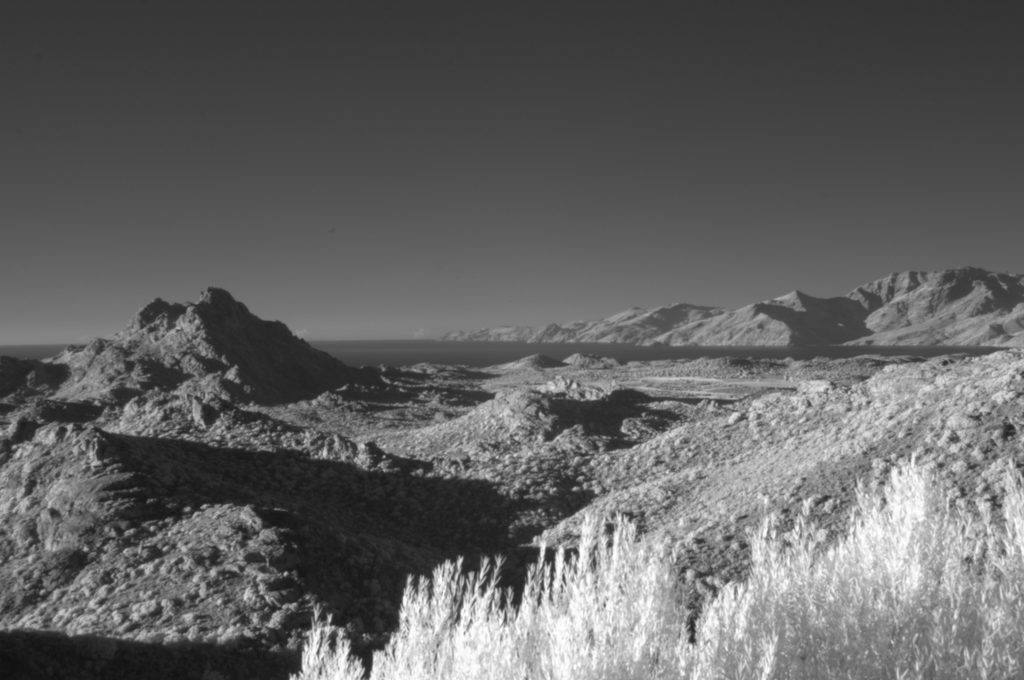
#> input picture NIR/NIR_dataset_demo/C (0).tiff, 1024 x 680 px
$ jupyter execute NIR_dataset_demo.ipynb
#> lines starting #> are read from the running program, lines starting #| are printed output that depends on the picture
[cell 1]
from PIL import Image
import os
import matplotlib.pyplot as plt
import matplotlib.image as mpimg

IMAGE_PATH = './NIR_dataset_demo/'
IMAGE_FORMAT = ('.PNG', '.png', '.jpg', '.JPG ','.tiff')
IMAGE_NUM = 36
IMAGE_ROW = 6
IMAGE_COL = 6
IMAGE_SIZE = (256, 256)
IMAGE_NAME = './NIR_dataset_demo.PNG'

imgs = [img for img in os.listdir(IMAGE_PATH) for format in IMAGE_FORMAT if format == os.path.splitext(img)[1]]
if len(imgs) > IMAGE_ROW * IMAGE_COL:
    print('Warning: overflow')
    imgs = imgs[:len(imgs) - 1]

finalImg = Image.new('RGBA', (IMAGE_COL * IMAGE_SIZE[0], IMAGE_ROW * IMAGE_SIZE[1]))
#> finalImg: PIL image 1536x1536 RGBA; every value is 0

curCol = curRow = 0
for name in imgs:
    img = Image.open(IMAGE_PATH + name)
#> img is the input picture: PIL image 1024x680 L; min 16, max 255, mean 98.9
    img = Image.open(IMAGE_PATH + name).resize(IMAGE_SIZE)
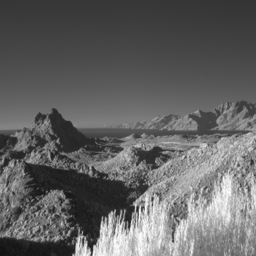
#> img: PIL image 256x256 L; min 17, max 254, mean 98.9
    finalImg.paste(img, (curCol * IMAGE_SIZE[0], curRow * IMAGE_SIZE[1]))
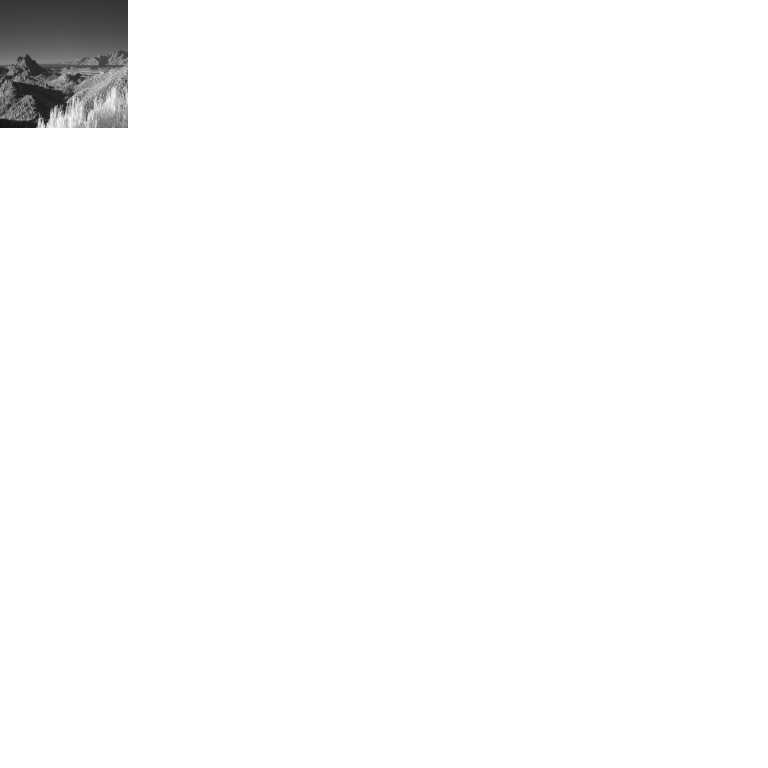
#> finalImg: PIL image 1536x1536 RGBA (shown at 1/2 size); mean R, G, B, A 2.7, 2.7, 2.7, 7.1; transparent parts drawn white
    curCol = curCol + 1
    if curCol >= IMAGE_COL:
        curCol = 0
        curRow = curRow + 1
#> pass 2 of the loop `for name in imgs:`:
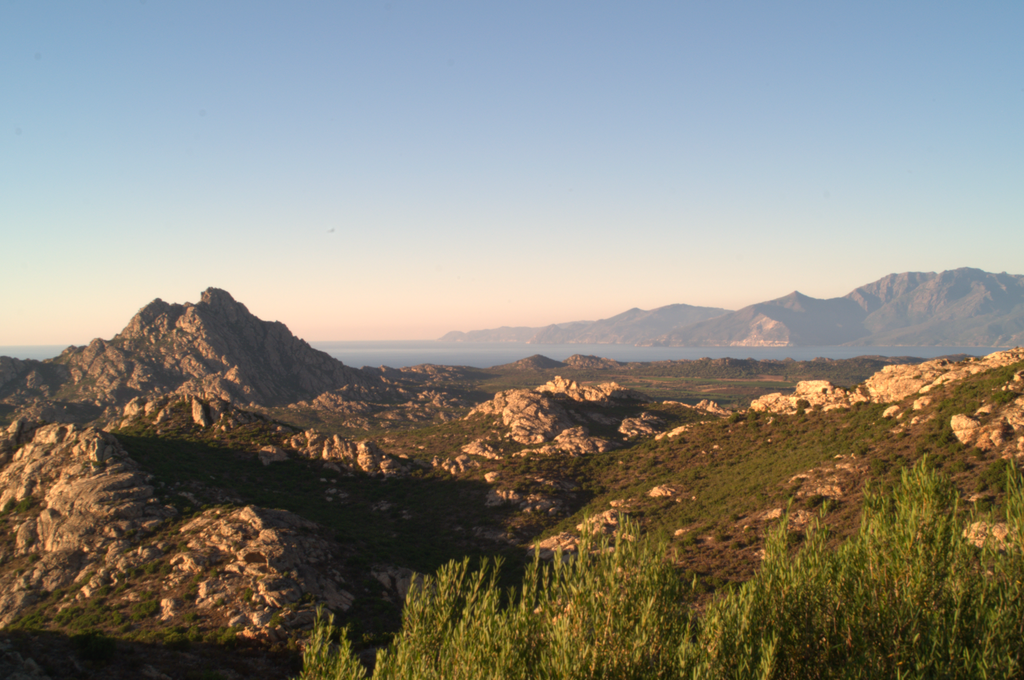
#> input picture NIR/NIR_dataset_demo/C (1).tiff, 1024 x 680 px
#> img is the input picture: PIL image 1024x680 RGB; mean R, G, B 136.5, 134.4, 125.6
#> `img = Image.open(IMAGE_PATH + name).resize(IMAGE_SIZE)`:
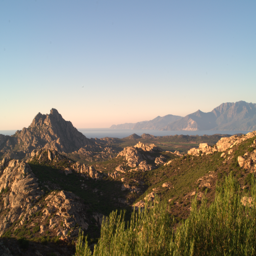
#> img: PIL image 256x256 RGB; mean R, G, B 136.5, 134.4, 125.6
#> `finalImg.paste(img, (curCol * IMAGE_SIZE[0], curRow * IMAGE_SIZE[1]))`:
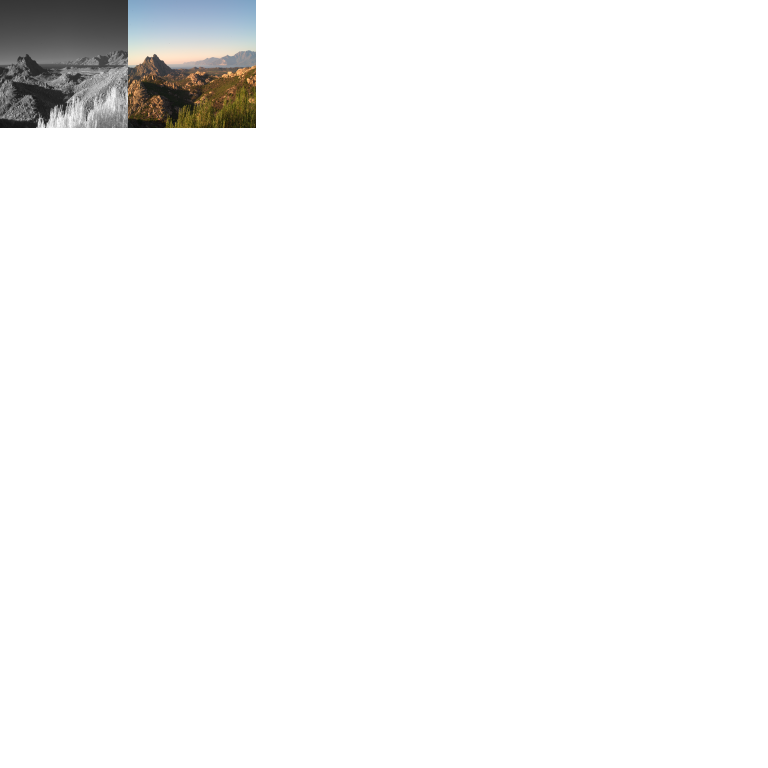
#> finalImg: PIL image 1536x1536 RGBA (shown at 1/2 size); mean R, G, B, A 6.5, 6.5, 6.2, 14.2; transparent parts drawn white
#> pass 3 of the loop `for name in imgs:`:
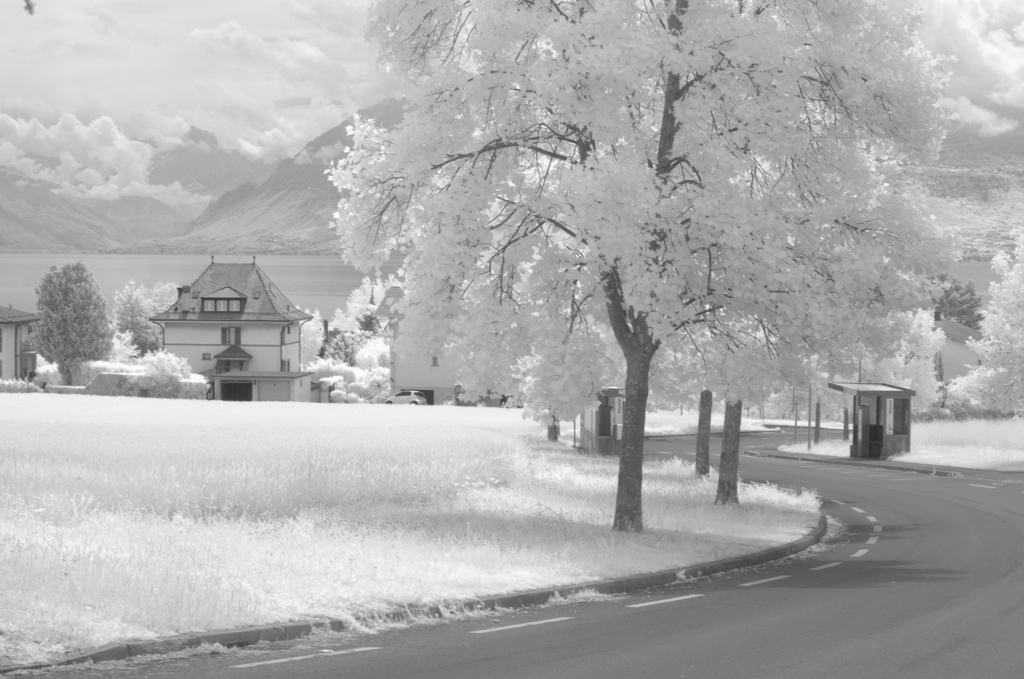
#> input picture NIR/NIR_dataset_demo/C (2).tiff, 1024 x 679 px
#> img is the input picture: PIL image 1024x679 L; min 44, max 255, mean 174
#> `img = Image.open(IMAGE_PATH + name).resize(IMAGE_SIZE)`:
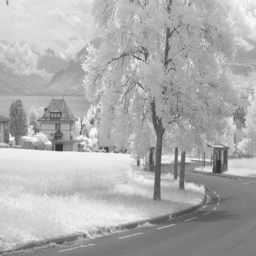
#> img: PIL image 256x256 L; min 45, max 255, mean 174
#> `finalImg.paste(img, (curCol * IMAGE_SIZE[0], curRow * IMAGE_SIZE[1]))`:
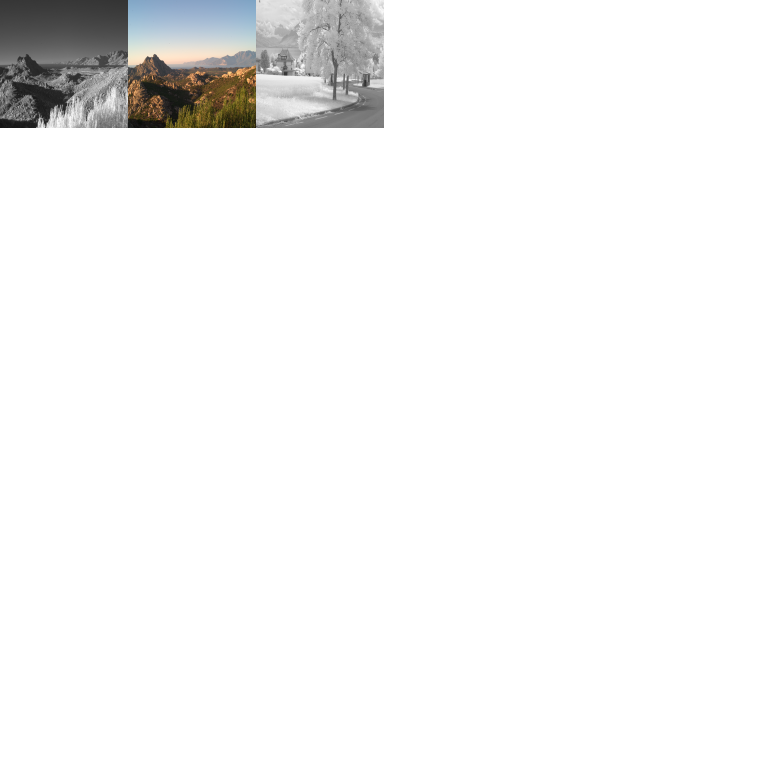
#> finalImg: PIL image 1536x1536 RGBA (shown at 1/2 size); mean R, G, B, A 11.4, 11.3, 11.1, 21.2; transparent parts drawn white

finalImg.save(IMAGE_NAME)
# finalImg.show()

im = mpimg.imread(IMAGE_NAME)
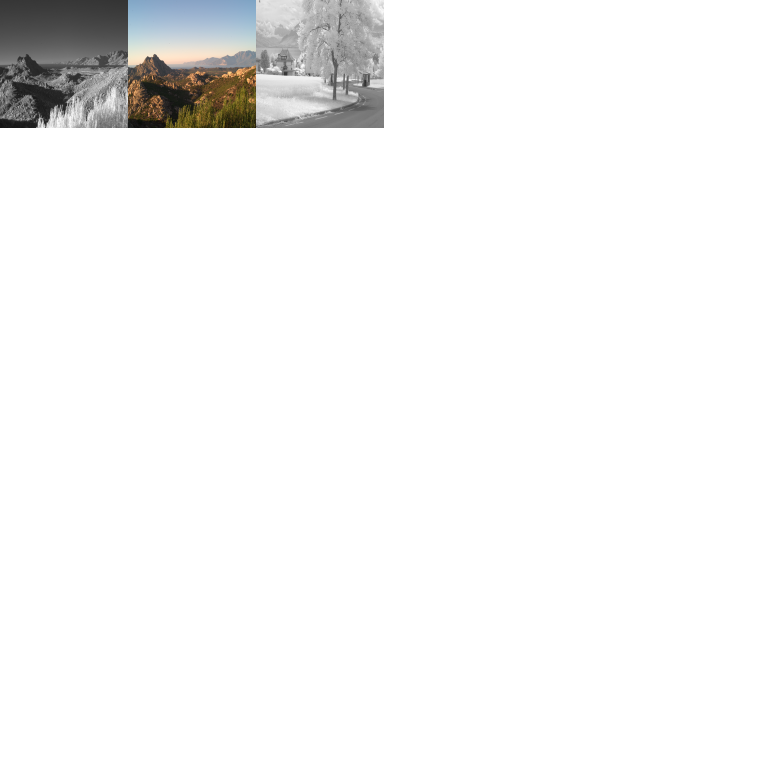
#> im: shape (1536, 1536, 4) float32 (shown at 1/2 size); mean R, G, B, A 0.0446, 0.0444, 0.0434, 0.0833; transparent parts drawn white
imgplot = plt.imshow(im)
plt.show()
